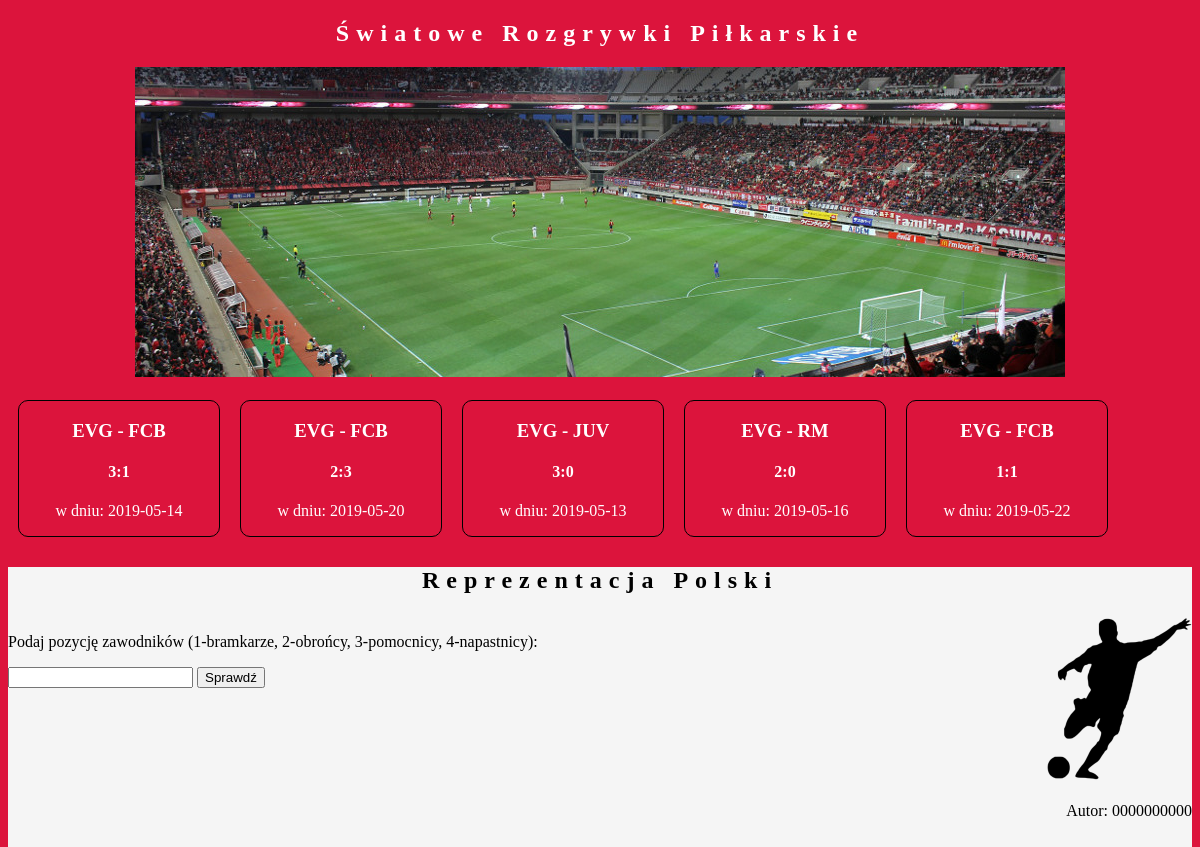
The app's page /ee09_01_21/futbol.php with its own data.
### tables this page shows
CREATE TABLE `rozgrywka` (
  `id` int(10) UNSIGNED NOT NULL,
  `zespol1` varchar(3) NOT NULL,
  `zespol2` varchar(3) DEFAULT NULL,
  `wynik` varchar(20) DEFAULT NULL,
  `data_rozgrywki` date DEFAULT NULL
);

### ee09_01_21/futbol.php (the view, shortened to what this page needs)
<!DOCTYPE html>
<html lang="pl">
<head>
    <link rel="stylesheet" href="styl.css">
</head>
<body>
    <div id="banner">
        <h2>Światowe rozgrywki piłkarskie</h2>
        <img src="obraz1.jpg" alt="boisko">
    </div>
    <div id="mecze">
        <?php
            $conn = mysqli_connect('localhost', 'user', '123', 'egzamin');
            if($result=mysqli_query($conn, 'select zespol1,zespol2,wynik,data_rozgrywki from rozgrywka where zespol1="EVG";'));
            while($row=mysqli_fetch_row($result)){
                echo sprintf('<div id="mecz"><h3>%1$s - %2$s</h3><h4>%3$s</h4><p>w dniu: %4$s</p></div>', $row[0], $row[1], $row[2], $row[3]);
            }
        ?>
    </div>
    <div id="main">
        <h2>Reprezentacja Polski</h2>
    </div>
    <div id="left">
        <p>Podaj pozycję zawodników (1-bramkarze, 2-obrońcy, 3-pomocnicy, 4-napastnicy):</p>
        <form method="POST">
            <input type="number" name="liczba">
            <input type="submit" value="Sprawdź">
        </form>
    </div>
    <div id="right">
        <img src="zad1.png" alt="piłkarz">
        <p>Autor: 0000000000</p>
    </div>
</body>
</html>

### ee09_01_21/styl.css (style rules this page uses)
#banner { color: white; text-align: center; height: 370px; }
#mecz { color: white; text-align: center; width: 200px; margin: 10px; border: 1px solid black; border-radius: 10px; display: inline-block; }
#main { background-color: whitesmoke; height: 50px; }
#left { background-color: whitesmoke; width: 70%; height: 230px; float: left; }
#right { background-color: whitesmoke; width: 30%; height: 230px; text-align: right; float: right; }
body { font-family: Tahoma; background-color: crimson; }
h2 { text-align: center; letter-spacing: 7px; text-transform: capitalize; }

### records on screen
rozgrywka: zespol1+zespol2+wynik "EVG - FCB 3:1 w dniu: 2019-05-14"
rozgrywka: zespol1+zespol2+wynik "EVG - FCB 2:3 w dniu: 2019-05-20"
rozgrywka: zespol1+zespol2+wynik "EVG - JUV 3:0 w dniu: 2019-05-13"
rozgrywka: zespol1+zespol2+wynik "EVG - RM 2:0 w dniu: 2019-05-16"
rozgrywka: zespol1+zespol2+wynik "EVG - FCB 1:1 w dniu: 2019-05-22"
